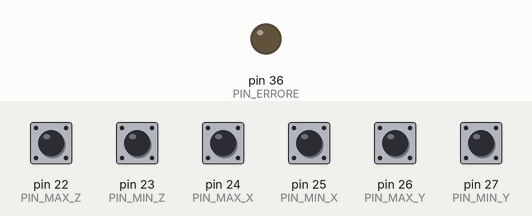
Recording of a sketch running on a simulated Arduino Mega 2560, built with avr-gcc and run on an emulated ATmega2560. On the bench: output pins drawn as LEDs (lit = HIGH). The inputs (shaded band) are chosen by the test bench; at power-on: pin 22 (PIN_MAX_Z), pin 23 (PIN_MIN_Z), pin 24 (PIN_MAX_X), pin 25 (PIN_MIN_X), pin 26 (PIN_MAX_Y), pin 27 (PIN_MIN_Y) HIGH. What the sketch prints to the serial monitor is not drawn.

Above: at 1.2 s.
1.3 s: pin 22 (PIN_MAX_Z) pulled LOW for 0.15 s
Timing chart, 0 to 4.3 s (numbered marks = the images above; inputs shaded):
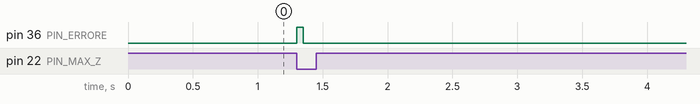

Measured:
- after the input at 1.3 s, pin 36 (PIN_ERRORE): LOW → HIGH at once, → LOW 0.05 s later

The sketch:

codice_arduino.ino
```cpp
//CODICE PER CONTROLLARE I FINECORSA

#include <stdio.h>
#include <stdlib.h>


/*
Z --> asse riferito alla posizione rispetto all'altezza
X --> asse riferito alla posizione rispetto destra e sinistra
Y --> asse riferito alla posizione rispetto avanti e indietro
*/
#define PIN_MAX_Z 22
#define PIN_MIN_Z 23
#define PIN_MAX_X 24
#define PIN_MIN_X 25
#define PIN_MAX_Y 26
#define PIN_MIN_Y 27


// QUESTO PIN DOVRÀ ESSERE COLLEGATO AD UN CONVERTITORE DI SEGNALE DA 5V A 3.3V
#define PIN_ERRORE 36

void setup(){
  pinMode(PIN_MAX_Z, INPUT_PULLUP);
  pinMode(PIN_MAX_Y, INPUT_PULLUP);
  pinMode(PIN_MAX_X, INPUT_PULLUP);
  pinMode(PIN_MIN_Z, INPUT_PULLUP);
  pinMode(PIN_MIN_Y, INPUT_PULLUP);
  pinMode(PIN_MIN_X, INPUT_PULLUP);
  pinMode(PIN_ERRORE, OUTPUT);
  digitalWrite(PIN_ERRORE, LOW);
  // VERRANNO ANCHE INSERITI DEI LED IN SERIE AGLI INGRESSI
  Serial.begin(9600);
}


unsigned long tempo_prima = 0;
unsigned long tempo_adesso = 0;

int sp1=1,sp2=1,sp3=1,sp4=1,sp5=1,sp6=1;
int s1=0,s2=0,s3=0,s4=0,s5=0,s6=0;

void loop(){
  s1=digitalRead(PIN_MAX_Z);
  s2=digitalRead(PIN_MAX_Y);
  s3=digitalRead(PIN_MAX_X);
  s4=digitalRead(PIN_MIN_Z);
  s5=digitalRead(PIN_MIN_Y);
  s6=digitalRead(PIN_MIN_X);


  if(sp1!=s1 || sp2!=s2 || sp3!=s3 || sp4!=s4 || sp5!=s5 || sp6!=s6){
    tempo_adesso = millis();
    if(tempo_adesso-tempo_prima > 70){
      if(s1==0){
        digitalWrite(PIN_ERRORE, HIGH);
        Serial.println(PIN_MAX_Z);

      }else if(s3==0){
        digitalWrite(PIN_ERRORE, HIGH);
        Serial.println(PIN_MAX_X);
      }else if(s2==0){
        digitalWrite(PIN_ERRORE, HIGH);
        Serial.println(PIN_MAX_Y);
      }else if(s4==0){
        digitalWrite(PIN_ERRORE, HIGH);
        Serial.println(PIN_MIN_Z);
      }else if(s5==0){
        digitalWrite(PIN_ERRORE, HIGH);
        Serial.println(PIN_MIN_Y);
      }else if(s6==0){
        digitalWrite(PIN_ERRORE, HIGH);
        Serial.println(PIN_MIN_X);
      }else{
        digitalWrite(PIN_ERRORE, LOW);
      }
    }
  }else{
        digitalWrite(PIN_ERRORE, LOW);
      }
  sp1=s1;
  sp2=s2;
  sp3=s3;
  sp4=s4;
  sp5=s5;
  sp6=s6;
  tempo_prima = tempo_adesso;
  delay(50);
}
```
